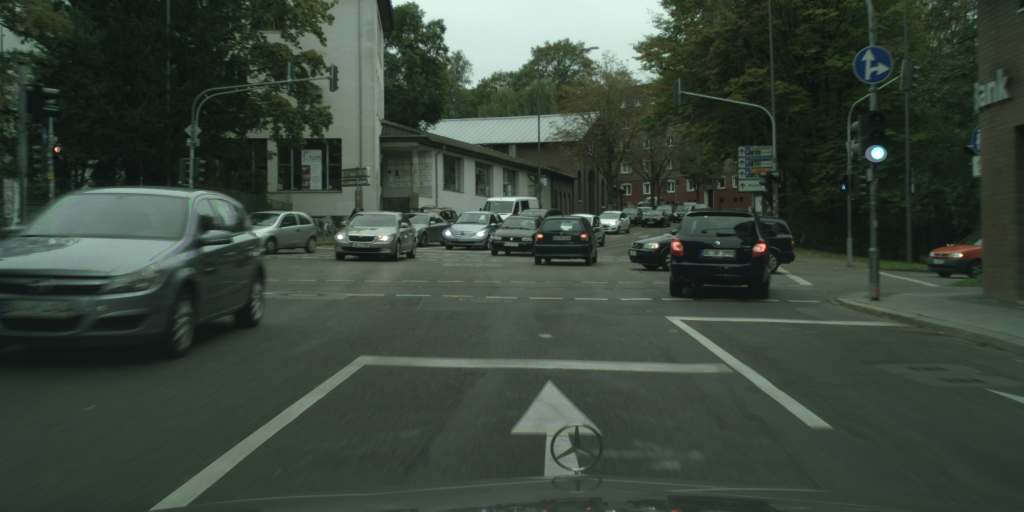
#> input picture Part_1 - Traffic Light Detection/part_1/part_1/aachen_000061_000019_leftImg8bit.png, 2048 x 1024 px (shown at 1/2 size)
$ python part_1.py --image '../../Part_1 - Traffic Light Detection/part_1/part_1/aachen_000061_000019_leftImg8bit.png' --dir '../../Part_1 - Traffic Light Detection/part_1/part_1'
#> lines starting #> are read from the running program, lines starting #| are printed output that depends on the picture; after the words box and inside, x2 and y2 are one past the last pixel; in counts of white or black regions, pixels touching at a corner belong together
#> in test_find_tfl_lights, image is the input picture: PIL image 2048x1024 RGB; mean R, G, B 58.6, 69.7, 59.7
### part_1/part_1/find_tfl_lights.py
from typing import List, Tuple, Any, Dict
import numpy as np
from scipy import ndimage
from PIL import Image
import cv2
import csv
import consts as C

# reference for the algorithm used below :
# Blog: https://medium.com/@kenan.r.alkiek/https-medium-com-kenan-r-alkiek-traffic-light-recognition-505d6ab913b1
# GitHub: https://github.com/KenanA95/tl-detector


def calculate_circularity(contour):
    """
    Calculate the circularity of a contour.

    Parameters:
        contour (numpy.ndarray): Contour points as a NumPy array.

    Returns:
        float: The circularity value.
    """
    perimeter = cv2.arcLength(contour, True)
    area = cv2.contourArea(contour)
    if perimeter == 0:
        return 0
    circularity = (4 * np.pi * area) / (perimeter ** 2)
    return circularity


def apply_white_top_hat(image: np.array) -> np.array:
    """
    Apply white top hat morphology on the input image.

    Parameters:
        image (numpy.ndarray): The input RGB image as a NumPy array.

    Returns:
        numpy.ndarray: The result of white top hat operation.
    """
    grayscale_image = cv2.cvtColor(image, cv2.COLOR_RGB2GRAY)
    kernel = np.ones((30, 30), np.uint8)
    top_hat_image = cv2.morphologyEx(grayscale_image, cv2.MORPH_TOPHAT, kernel)
    return top_hat_image


def apply_watershed(image: np.array, markers: np.array) -> np.array:
    """
    Apply a region growing algorithm (watershed) on the input image.

    Parameters:
        image (numpy.ndarray): The input RGB image as a NumPy array.
        markers (numpy.ndarray): The markers as a binary NumPy array.

    Returns:
        numpy.ndarray: The result of watershed algorithm.
    """
    markers = ndimage.label(markers)[0]
    labels = cv2.watershed(image, markers)
    return labels


def calculate_median(coord_list):
    """
    Calculate the median of coordinates in a cluster.

    Parameters:
        coord_list (list): A list of coordinate tuples.

    Returns:
        tuple: The median x and y coordinates.
    """
    x_coords, y_coords = zip(*coord_list)
    median_x, median_y = int(np.median(x_coords)), int(np.median(y_coords))
    return median_x, median_y


def find_clusters(coord_list, threshold):
    """
    Find clusters of coordinates that are close to each other.

    Parameters:
        coord_list (list): A list of coordinate tuples.
        threshold (int): The minimum number of points required to form a cluster.

    Returns:
        list: A list of clusters, each containing coordinate tuples.
    """
    clusters = []
    coord_list = set(coord_list)

    while coord_list:
        seed = coord_list.pop()
        cluster = {seed}
        stack = [seed]

        while stack:
            x, y = stack.pop()
            neighbors = [(x + dx, y + dy) for dx in [-1, 0, 1] for dy in [-1, 0, 1]]
            for neighbor in neighbors:
                if neighbor in coord_list:
                    stack.append(neighbor)
                    coord_list.remove(neighbor)
                    cluster.add(neighbor)

        if len(cluster) > threshold:
            clusters.append(cluster)

    return clusters


def save_traffic_light_coordinates_to_csv(data, csv_file):
    """
    Save traffic light coordinates to a CSV file.

    Parameters:
        data (list): A list of tuples containing the data to be saved.
        csv_file (str): The filename for the CSV file.

    Returns:
        None
    """
    fieldnames = ["seq", "path", "json_path", "gtim_path", "x", "y", "zoom", "col"]
    with open(csv_file, "a", newline='') as f:
        writer = csv.DictWriter(f, fieldnames=fieldnames)

        # Write header if the file is empty
        if f.tell() == 0:
            writer.writeheader()

        writer.writerows(data)


def calculate_diameter(contour):
    """
    Calculate the diameter of a contour.

    Parameters:
        contour (numpy.ndarray): Contour points as a NumPy array.

    Returns:
        float: The diameter value.
    """
    _, radius = cv2.minEnclosingCircle(contour)
    diameter = 2 * radius
    return diameter


def calculate_zoom(diameters):
    """
    Calculate the zoom values based on the diameters of detected traffic lights.

    Parameters:
        diameters (list): A list of diameters of detected traffic lights.

    Returns:
        list: A list of zoom values corresponding to each diameter.
    """
    zoom_values = []
    for diameter in diameters:
        if diameter >= 24:
            zoom_values.append(1.0)
        elif diameter >= 12:
            zoom_values.append(0.5)
        elif diameter >= 6:
            zoom_values.append(0.25)
        else:
            zoom_values.append(0.125)
    return zoom_values


def extract_tfl_coordinates(image: np.array, image_path: str, image_json_path, image_GT_path) -> tuple[
    list[Any], list[Any], list[Any], list[Any], list[float], list[float]]:
    """
    Extract red and green traffic light coordinates from the input image.

    Parameters:
        image (numpy.ndarray): The input RGB image as a NumPy array.

    Returns:
        tuple: A tuple containing lists of red_x, red_y, green_x, and green_y coordinates.
    """
#> called with image_path = 'aachen_000061_000019_leftImg8bit.png'
    # Step 1: Cut off the lower part of the image
    height, width, _ = image.shape
    image = image[:int(height * 0.50)]
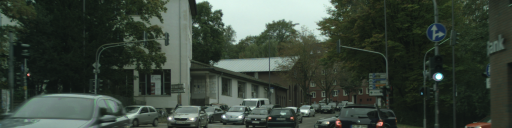
#> image: shape (512, 2048, 3) (shown at 1/4 size); mean of channels 0, 1, 2 58.2, 69.4, 59.1; drawn as R, G, B

    # Step 2: Apply white top hat morphology
    top_hat_image = apply_white_top_hat(image)
#> in apply_white_top_hat, `top_hat_image = cv2.morphologyEx(grayscale_image, cv2.MORPH_TOPHAT, ke..`:
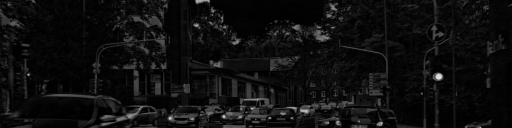
#> top_hat_image: shape (512, 2048) (shown at 1/4 size); min 0, max 224, mean 14.6

    # Step 3: Select the bright points as markers
    threshold_value = 150
    _, markers = cv2.threshold(top_hat_image, threshold_value, 255, cv2.THRESH_BINARY)
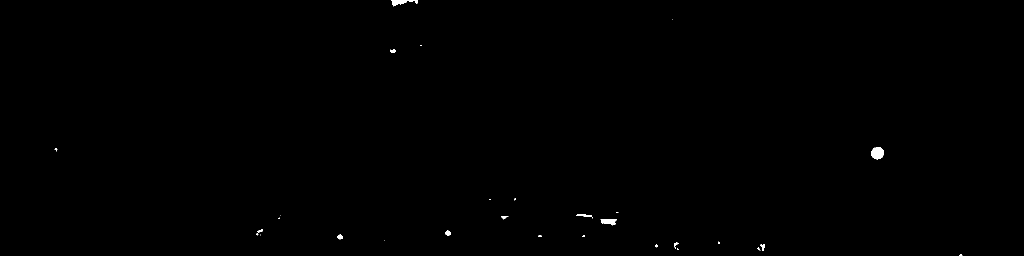
#> markers: shape (512, 2048) (shown at 1/2 size); 0.17% white; 31 white regions (17 under 20 px), largest, box (x1, y1, x2, y2) and area: (1742, 294, 1768, 319) 492, (783, 0, 835, 13) 315, (1201, 438, 1234, 451) 269

    # Step 4: Apply a region growing algorithm (watershed)
    labels = apply_watershed(image, markers)
#> (the rest of the program and of its run is left out)
